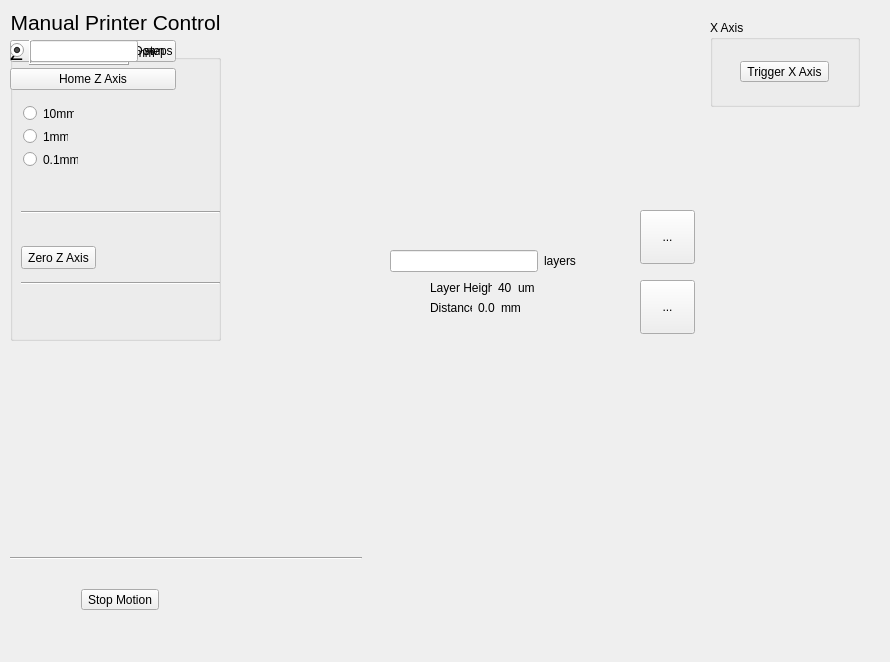
<?xml version="1.0" encoding="UTF-8"?>
<ui version="4.0">
 <class>Manual_Control</class>
 <widget class="QDialog" name="Manual_Control">
  <property name="geometry">
   <rect>
    <x>0</x>
    <y>0</y>
    <width>890</width>
    <height>662</height>
   </rect>
  </property>
  <property name="windowTitle">
   <string>3DLP Manual Printer Control</string>
  </property>
  <widget class="QWidget" name="layoutWidget">
   <property name="geometry">
    <rect>
     <x>390</x>
     <y>250</y>
     <width>186</width>
     <height>22</height>
    </rect>
   </property>
   <layout class="QHBoxLayout" name="horizontalLayout_6">
    <item>
     <widget class="QLineEdit" name="lineEdit_2">
      <property name="minimumSize">
       <size>
        <width>0</width>
        <height>0</height>
       </size>
      </property>
     </widget>
    </item>
    <item>
     <widget class="QLabel" name="label_7">
      <property name="text">
       <string>layers</string>
      </property>
     </widget>
    </item>
   </layout>
  </widget>
  <widget class="QToolButton" name="toolButton_4">
   <property name="geometry">
    <rect>
     <x>640</x>
     <y>280</y>
     <width>55</width>
     <height>54</height>
    </rect>
   </property>
   <property name="text">
    <string>...</string>
   </property>
   <property name="icon">
    <iconset resource="resource.qrc">
     <normaloff>:/Icons/icons/nav_down_blue.png</normaloff>:/Icons/icons/nav_down_blue.png</iconset>
   </property>
   <property name="iconSize">
    <size>
     <width>48</width>
     <height>48</height>
    </size>
   </property>
  </widget>
  <widget class="QToolButton" name="toolButton">
   <property name="geometry">
    <rect>
     <x>640</x>
     <y>210</y>
     <width>55</width>
     <height>54</height>
    </rect>
   </property>
   <property name="text">
    <string>...</string>
   </property>
   <property name="icon">
    <iconset resource="resource.qrc">
     <normaloff>:/Icons/icons/nav_up_blue.png</normaloff>:/Icons/icons/nav_up_blue.png</iconset>
   </property>
   <property name="iconSize">
    <size>
     <width>48</width>
     <height>48</height>
    </size>
   </property>
  </widget>
  <widget class="QWidget" name="">
   <property name="geometry">
    <rect>
     <x>20</x>
     <y>580</y>
     <width>200</width>
     <height>40</height>
    </rect>
   </property>
   <layout class="QHBoxLayout" name="horizontalLayout_7">
    <item>
     <spacer name="horizontalSpacer">
      <property name="orientation">
       <enum>Qt::Horizontal</enum>
      </property>
      <property name="sizeHint" stdset="0">
       <size>
        <width>40</width>
        <height>20</height>
       </size>
      </property>
     </spacer>
    </item>
    <item>
     <widget class="QToolButton" name="toolButton_3">
      <property name="text">
       <string>Stop Motion</string>
      </property>
      <property name="icon">
       <iconset resource="resource.qrc">
        <normaloff>:/Icons/icons/stop.png</normaloff>:/Icons/icons/stop.png</iconset>
      </property>
      <property name="iconSize">
       <size>
        <width>32</width>
        <height>32</height>
       </size>
      </property>
      <property name="toolButtonStyle">
       <enum>Qt::ToolButtonTextBesideIcon</enum>
      </property>
     </widget>
    </item>
    <item>
     <spacer name="horizontalSpacer_2">
      <property name="orientation">
       <enum>Qt::Horizontal</enum>
      </property>
      <property name="sizeHint" stdset="0">
       <size>
        <width>40</width>
        <height>20</height>
       </size>
      </property>
     </spacer>
    </item>
   </layout>
  </widget>
  <widget class="QLabel" name="label">
   <property name="geometry">
    <rect>
     <x>10</x>
     <y>10</y>
     <width>211</width>
     <height>25</height>
    </rect>
   </property>
   <property name="font">
    <font>
     <pointsize>16</pointsize>
    </font>
   </property>
   <property name="text">
    <string>Manual Printer Control</string>
   </property>
   <property name="alignment">
    <set>Qt::AlignCenter</set>
   </property>
  </widget>
  <widget class="Line" name="line_4">
   <property name="geometry">
    <rect>
     <x>10</x>
     <y>550</y>
     <width>352</width>
     <height>16</height>
    </rect>
   </property>
   <property name="orientation">
    <enum>Qt::Horizontal</enum>
   </property>
  </widget>
  <widget class="QGroupBox" name="groupBox">
   <property name="geometry">
    <rect>
     <x>10</x>
     <y>40</y>
     <width>211</width>
     <height>301</height>
    </rect>
   </property>
   <property name="title">
    <string>Z Axis</string>
   </property>
   <widget class="QWidget" name="">
    <layout class="QVBoxLayout" name="verticalLayout_7">
     <item>
      <layout class="QHBoxLayout" name="horizontalLayout_9">
       <item>
        <widget class="QPushButton" name="pushButton_3">
         <property name="text">
          <string>Fast Up</string>
         </property>
         <property name="autoDefault">
          <bool>false</bool>
         </property>
        </widget>
       </item>
       <item>
        <widget class="QPushButton" name="pushButton_4">
         <property name="text">
          <string>Fast Down</string>
         </property>
         <property name="autoDefault">
          <bool>false</bool>
         </property>
        </widget>
       </item>
      </layout>
     </item>
     <item>
      <widget class="QPushButton" name="pushButton_5">
       <property name="text">
        <string>Home Z Axis</string>
       </property>
       <property name="autoDefault">
        <bool>false</bool>
       </property>
      </widget>
     </item>
    </layout>
   </widget>
   <widget class="QWidget" name="">
    <layout class="QHBoxLayout" name="horizontalLayout_3">
     <item>
      <widget class="QLabel" name="label_2">
       <property name="maximumSize">
        <size>
         <width>15</width>
         <height>30</height>
        </size>
       </property>
       <property name="font">
        <font>
         <pointsize>16</pointsize>
        </font>
       </property>
       <property name="text">
        <string>Z</string>
       </property>
      </widget>
     </item>
     <item>
      <widget class="QLCDNumber" name="DRO_Z">
       <property name="minimumSize">
        <size>
         <width>100</width>
         <height>20</height>
        </size>
       </property>
       <property name="smallDecimalPoint">
        <bool>false</bool>
       </property>
       <property name="numDigits">
        <number>8</number>
       </property>
       <property name="segmentStyle">
        <enum>QLCDNumber::Flat</enum>
       </property>
       <property name="value" stdset="0">
        <double>0.000000000000000</double>
       </property>
      </widget>
     </item>
     <item>
      <widget class="QLabel" name="label_3">
       <property name="text">
        <string>mm</string>
       </property>
      </widget>
     </item>
    </layout>
   </widget>
   <widget class="Line" name="line">
    <property name="geometry">
     <rect>
      <x>11</x>
      <y>164</y>
      <width>199</width>
      <height>16</height>
     </rect>
    </property>
    <property name="orientation">
     <enum>Qt::Horizontal</enum>
    </property>
   </widget>
   <widget class="QPushButton" name="pushButton">
    <property name="geometry">
     <rect>
      <x>11</x>
      <y>206</y>
      <width>75</width>
      <height>23</height>
     </rect>
    </property>
    <property name="text">
     <string>Zero Z Axis</string>
    </property>
    <property name="autoDefault">
     <bool>false</bool>
    </property>
   </widget>
   <widget class="Line" name="line_3">
    <property name="geometry">
     <rect>
      <x>11</x>
      <y>235</y>
      <width>199</width>
      <height>16</height>
     </rect>
    </property>
    <property name="orientation">
     <enum>Qt::Horizontal</enum>
    </property>
   </widget>
   <widget class="QWidget" name="">
    <layout class="QHBoxLayout" name="horizontalLayout_5">
     <item>
      <widget class="QRadioButton" name="radioButton">
       <property name="text">
        <string/>
       </property>
       <property name="checked">
        <bool>true</bool>
       </property>
      </widget>
     </item>
     <item>
      <widget class="QLineEdit" name="lineEdit">
       <property name="minimumSize">
        <size>
         <width>0</width>
         <height>0</height>
        </size>
       </property>
      </widget>
     </item>
     <item>
      <widget class="QLabel" name="label_6">
       <property name="text">
        <string>steps</string>
       </property>
      </widget>
     </item>
    </layout>
   </widget>
   <widget class="QRadioButton" name="Z_10">
    <property name="geometry">
     <rect>
      <x>13</x>
      <y>65</y>
      <width>51</width>
      <height>17</height>
     </rect>
    </property>
    <property name="text">
     <string>10mm</string>
    </property>
   </widget>
   <widget class="QRadioButton" name="Z_1">
    <property name="geometry">
     <rect>
      <x>13</x>
      <y>88</y>
      <width>45</width>
      <height>17</height>
     </rect>
    </property>
    <property name="text">
     <string>1mm</string>
    </property>
   </widget>
   <widget class="QRadioButton" name="Z_01">
    <property name="geometry">
     <rect>
      <x>13</x>
      <y>111</y>
      <width>55</width>
      <height>17</height>
     </rect>
    </property>
    <property name="text">
     <string>0.1mm</string>
    </property>
   </widget>
  </widget>
  <widget class="QGroupBox" name="groupBox_2">
   <property name="geometry">
    <rect>
     <x>710</x>
     <y>20</y>
     <width>150</width>
     <height>87</height>
    </rect>
   </property>
   <property name="title">
    <string>X Axis</string>
   </property>
   <layout class="QHBoxLayout" name="horizontalLayout_2">
    <item>
     <widget class="QToolButton" name="toolButton_2">
      <property name="text">
       <string>Trigger X Axis</string>
      </property>
      <property name="icon">
       <iconset resource="resource.qrc">
        <normaloff>:/Icons/icons/nav_right_blue.png</normaloff>:/Icons/icons/nav_right_blue.png</iconset>
      </property>
      <property name="iconSize">
       <size>
        <width>48</width>
        <height>48</height>
       </size>
      </property>
      <property name="toolButtonStyle">
       <enum>Qt::ToolButtonTextBesideIcon</enum>
      </property>
     </widget>
    </item>
   </layout>
  </widget>
  <widget class="QWidget" name="">
   <property name="geometry">
    <rect>
     <x>430</x>
     <y>300</y>
     <width>91</width>
     <height>15</height>
    </rect>
   </property>
   <layout class="QHBoxLayout" name="horizontalLayout">
    <item>
     <widget class="QLabel" name="label_4">
      <property name="text">
       <string>Distance:</string>
      </property>
     </widget>
    </item>
    <item>
     <widget class="QLabel" name="label_5">
      <property name="text">
       <string>0.0</string>
      </property>
     </widget>
    </item>
    <item>
     <widget class="QLabel" name="label_8">
      <property name="text">
       <string>mm</string>
      </property>
     </widget>
    </item>
   </layout>
  </widget>
  <widget class="QWidget" name="">
   <property name="geometry">
    <rect>
     <x>430</x>
     <y>280</y>
     <width>105</width>
     <height>15</height>
    </rect>
   </property>
   <layout class="QHBoxLayout" name="horizontalLayout_4">
    <item>
     <widget class="QLabel" name="label_9">
      <property name="text">
       <string>Layer Height:</string>
      </property>
     </widget>
    </item>
    <item>
     <widget class="QLabel" name="label_10">
      <property name="text">
       <string>40</string>
      </property>
     </widget>
    </item>
    <item>
     <widget class="QLabel" name="label_11">
      <property name="text">
       <string>um</string>
      </property>
     </widget>
    </item>
   </layout>
  </widget>
 </widget>
 <resources>
  <include location="resource.qrc"/>
 </resources>
 <connections>
  <connection>
   <sender>toolButton</sender>
   <signal>clicked()</signal>
   <receiver>Manual_Control</receiver>
   <slot>Z_up()</slot>
   <hints>
    <hint type="sourcelabel">
     <x>189</x>
     <y>121</y>
    </hint>
    <hint type="destinationlabel">
     <x>178</x>
     <y>43</y>
    </hint>
   </hints>
  </connection>
  <connection>
   <sender>toolButton_4</sender>
   <signal>clicked()</signal>
   <receiver>Manual_Control</receiver>
   <slot>Z_down()</slot>
   <hints>
    <hint type="sourcelabel">
     <x>189</x>
     <y>181</y>
    </hint>
    <hint type="destinationlabel">
     <x>176</x>
     <y>186</y>
    </hint>
   </hints>
  </connection>
  <connection>
   <sender>pushButton</sender>
   <signal>clicked()</signal>
   <receiver>Manual_Control</receiver>
   <slot>Zero_Z()</slot>
   <hints>
    <hint type="sourcelabel">
     <x>101</x>
     <y>241</y>
    </hint>
    <hint type="destinationlabel">
     <x>175</x>
     <y>255</y>
    </hint>
   </hints>
  </connection>
  <connection>
   <sender>toolButton_2</sender>
   <signal>clicked()</signal>
   <receiver>Manual_Control</receiver>
   <slot>activateX()</slot>
   <hints>
    <hint type="sourcelabel">
     <x>296</x>
     <y>98</y>
    </hint>
    <hint type="destinationlabel">
     <x>346</x>
     <y>36</y>
    </hint>
   </hints>
  </connection>
 </connections>
 <slots>
  <slot>Z_up()</slot>
  <slot>Z_down()</slot>
  <slot>activateX()</slot>
  <slot>X_down()</slot>
  <slot>Zero_Z()</slot>
  <slot>Zero_X()</slot>
 </slots>
</ui>
